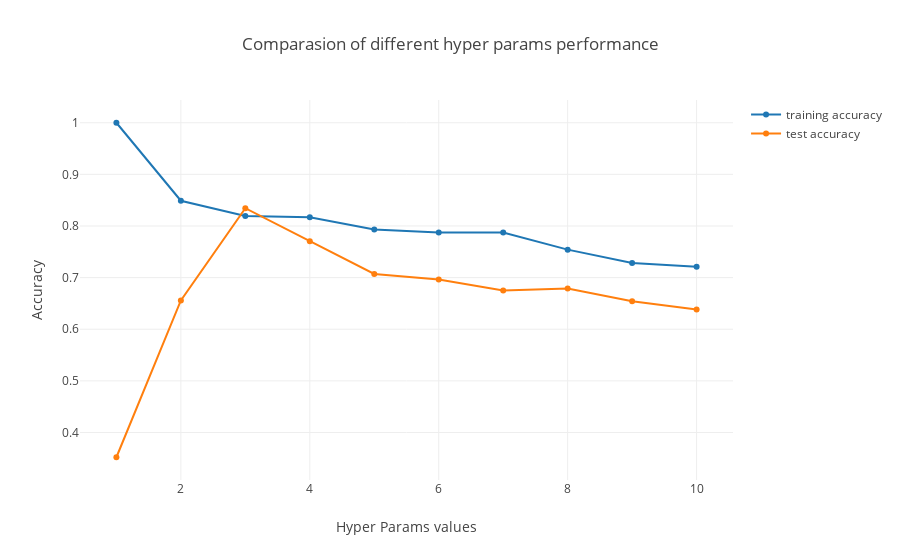

The notebook cell saved with this chart:
### Code cell
X, y = mglearn.datasets.make_wave(n_samples=40)
# split the wave dataset into a training and a test set
X_train, X_test, y_train, y_test = train_test_split(X, y, random_state=0)

from sklearn.neighbors import KNeighborsRegressor

plot_accuracy_interactive(X_train, X_test, y_train, y_test, lambda param: KNeighborsRegressor(n_neighbors=param))

### Figure 1 — Plotly figure (JSON) as saved in the notebook; plotly's stock layout.template omitted (floating-point values rounded to 4 significant figures)
{"data": [{"mode": "lines+markers", "name": "training accuracy", "type": "scatter", "uid": "9d3509d4-c8e4-4f7b-bd77-8c1d64bfc1b4", "x": [1, 2, 3, 4, 5, 6, 7, 8, 9, 10], "y": [1, 0.8489, 0.8194, 0.8168, 0.7934, 0.7872, 0.7872, 0.7542, 0.7284, 0.7211]}, {"mode": "lines+markers", "name": "test accuracy", "type": "scatter", "uid": "a7cce427-e6a1-43e5-a684-6c035141b736", "x": [1, 2, 3, 4, 5, 6, 7, 8, 9, 10], "y": [0.352, 0.6557, 0.8344, 0.7704, 0.7071, 0.6964, 0.6752, 0.6788, 0.6541, 0.6382]}], "layout": {"title": "Comparasion of different hyper params performance", "xaxis": {"title": "Hyper Params values"}, "yaxis": {"title": "Accuracy"}}}
